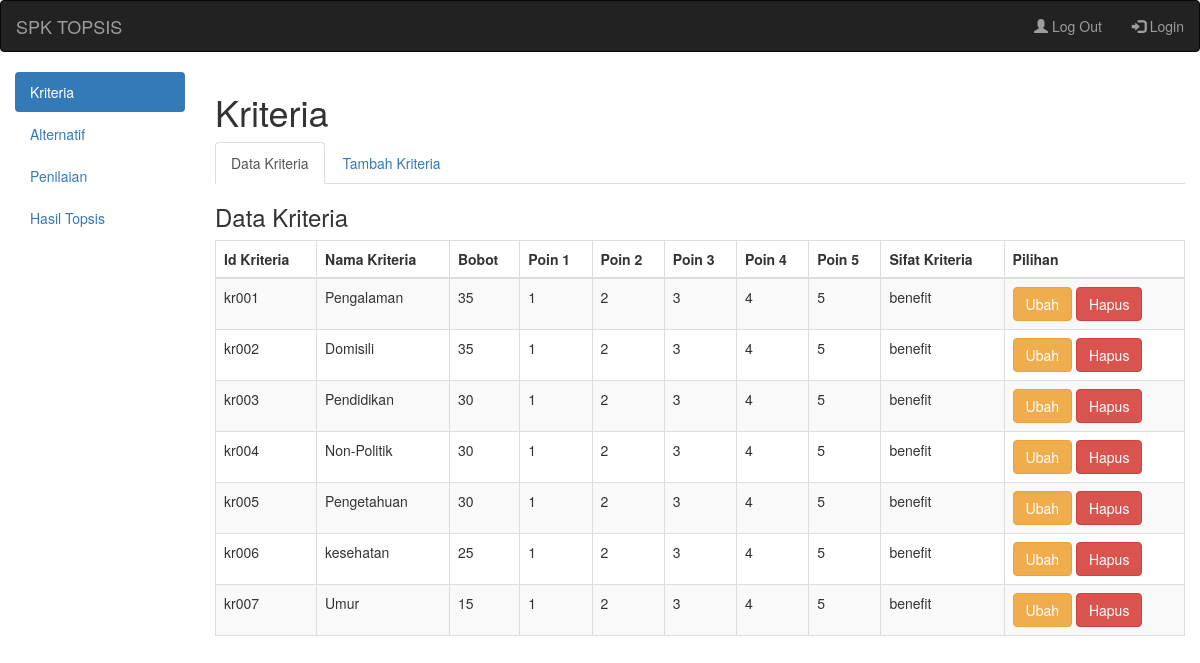
Page /?a=kriteria&k=kriteria on the committed database.
### tables this page shows
CREATE TABLE `kriteria` (
  `id_kriteria` varchar(5) NOT NULL,
  `nama_kriteria` varchar(45) NOT NULL,
  `bobot` double NOT NULL,
  `poin1` double NOT NULL,
  `poin2` double NOT NULL,
  `poin3` double NOT NULL,
  `poin4` double NOT NULL,
  `poin5` double NOT NULL,
  `sifat` varchar(15) NOT NULL
);

### datakriteria.php (the view)
<div class="box-header">
    <h3 class="box-title">Data Kriteria</h3>
</div>
<div class="table-responsive">
<table class="table table-bordered table-striped">
<thead>
<tr>
<th>Id Kriteria</th>
<th>Nama Kriteria</th>
<th>Bobot</th>
<th>Poin 1</th>
<th>Poin 2</th>
<th>Poin 3</th>
<th>Poin 4</th>
<th>Poin 5</th>
<th>Sifat Kriteria</th>
<th>Pilihan</th>
</tr>
</thead>
<tbody>
<?php
include ("konfig/koneksi.php");
$s=mysqli_query($k21,"select * from kriteria order by id_kriteria ASC");
while($d=mysqli_fetch_assoc($s)){
?>
<tr>
<td><?php echo $d['id_kriteria']; ?></td>
<td><?php echo $d['nama_kriteria']; ?></td>
<td><?php echo $d['bobot']; ?></td>
<td><?php echo $d['poin1']; ?></td>
<td><?php echo $d['poin2']; ?></td>
<td><?php echo $d['poin3']; ?></td>
<td><?php echo $d['poin4']; ?></td>
<td><?php echo $d['poin5']; ?></td>
<td><?php echo $d['sifat']; ?></td>
<td>
<a href="?a=kriteria&k=ubahk&id=<?php echo $d['id_kriteria']; ?>" class="btn btn-warning">Ubah</a>
<a href="hapus.php?id=<?php echo $d['id_kriteria']; ?>" class="btn btn-danger" onclick="return confirm('Apakah Anda yakin ingin menghapus data ini?')">Hapus</a>
</td>
</tr>
<?php
}
?>
</tbody>
</table>
</div>

### rows in the picture
kriteria: id_kriteria "kr001", nama_kriteria "Pengalaman", bobot "35", poin1 "1", poin2 "2", poin3 "3", poin4 "4", poin5 "5", sifat "benefit"
kriteria: id_kriteria "kr002", nama_kriteria "Domisili", bobot "35", poin1 "1", poin2 "2", poin3 "3", poin4 "4", poin5 "5", sifat "benefit"
kriteria: id_kriteria "kr003", nama_kriteria "Pendidikan", bobot "30", poin1 "1", poin2 "2", poin3 "3", poin4 "4", poin5 "5", sifat "benefit"
kriteria: id_kriteria "kr004", nama_kriteria "Non-Politik", bobot "30", poin1 "1", poin2 "2", poin3 "3", poin4 "4", poin5 "5", sifat "benefit"
kriteria: id_kriteria "kr005", nama_kriteria "Pengetahuan", bobot "30", poin1 "1", poin2 "2", poin3 "3", poin4 "4", poin5 "5", sifat "benefit"
kriteria: id_kriteria "kr006", nama_kriteria "kesehatan", bobot "25", poin1 "1", poin2 "2", poin3 "3", poin4 "4", poin5 "5", sifat "benefit"
kriteria: id_kriteria "kr007", nama_kriteria "Umur", bobot "15", poin1 "1", poin2 "2", poin3 "3", poin4 "4", poin5 "5", sifat "benefit"
